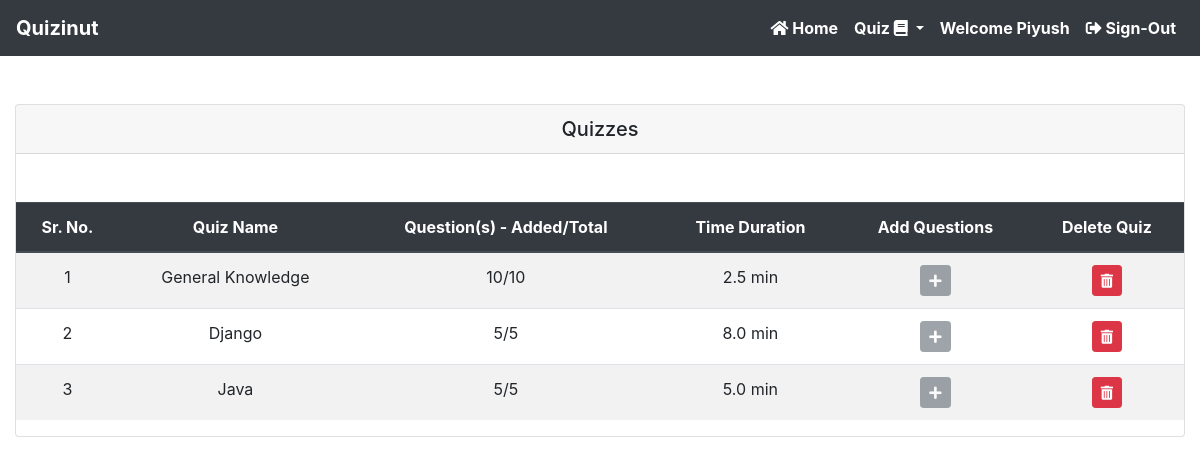
Page /view-quizzes/ (signed in) on the earlier database version.
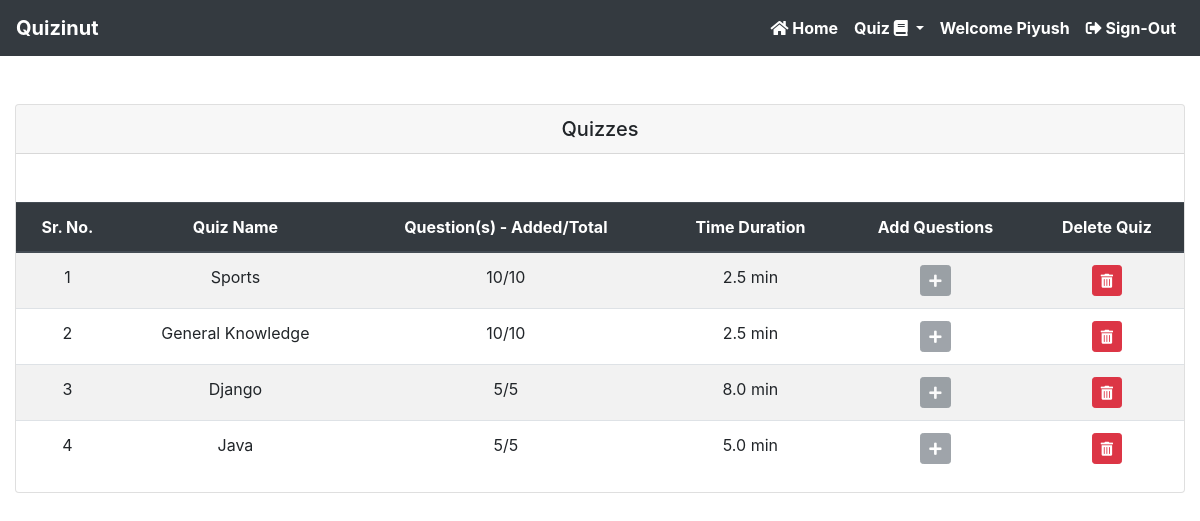
Same page on the later database version.
### quiz/models.py (models this page shows, shortened)
class Quiz(models.Model):
    teacher = models.ForeignKey(Teacher, on_delete=models.CASCADE, null=True)
    quiz_name = models.CharField(max_length=200, null=True)
    total_question = models.IntegerField(null=True)
    added_question = models.IntegerField(null=True)
    total_marks = models.IntegerField(null=True)
    time_duration = models.FloatField(null=True)
    timestamp = models.DateTimeField(auto_now_add=True)

### quiz/permission.py (the view)
    def wrap(request, *args, **kwargs):
        if request.user.role == 'teacher':
            return function(request, *args, **kwargs)
        else:
            raise PermissionDenied

### quiz/permission.py (called while the page is built)
def user_is_teacher(function):
    def wrap(request, *args, **kwargs):
        if request.user.role == 'teacher':
            return function(request, *args, **kwargs)
        else:
            raise PermissionDenied
    return wrap

### quiz/views.py (called while the page is built)
@login_required(login_url='/teacher-login')
@user_is_teacher
def view_quizzes(request):
    quizzes = Quiz.objects.all().order_by('-timestamp')
    context = {
        'quizzes': quizzes
    }
    return render(request, 'teacher/view_quizzes.html', context)

### quiz/templates/teacher/view_quizzes.html (shortened to what this page needs)
{% extends 'common/base.html' %}
{% block body %}
    <div class="container-fluid" style="margin-bottom: 200px">
        <div class="row mt-5">
            <div class="col-lg-12 mb-5">
                <div class="card table-responsive-sm">
                    <h5 class="card-header text-center">Quizzes</h5>
                    <table class="table text-center mt-5 table-responsive-sm table-striped">
                        <thead class="thead-dark">
                        <tr>
                            <th scope="col">Sr. No.</th>
                            <th scope="col">Quiz Name</th>
                            <th scope="col">Question(s) - Added/Total</th>
                            <th scope="col">Time Duration</th>
                            <th scope="col">Add Questions</th>
                            <th scope="col">Delete Quiz</th>
                        </tr>
                        </thead>
                        <tbody>
                        {% for quiz in quizzes %}
                            <tr>
                                <td>{{ forloop.counter }}</td>
                                <td>{{ quiz.quiz_name }}</td>
                                <td>{{ quiz.added_question }}/{{ quiz.total_question }}</td>
                                <td>{{ quiz.time_duration }} min</td>
                                <td>
                                    {% if quiz.added_question == quiz.total_question %}
                                        <button class="btn btn-sm btn-secondary" disabled="disabled"
                                                style="cursor: default">
                                            <i class="fas fa-plus"></i>
                                        </button>
                                    {% else %}
                                        <a class="btn btn-primary btn-sm" href="{% url 'addQuestion' quiz.id %}"
                                           role="button"><i class="fas fa-plus"></i></a>
                                    {% endif %}
                                </td>
                                <td>
                                    <a class="btn btn-danger btn-sm" href="{% url 'deleteQuiz' quiz.id %}"
                                       role="button"><i class="fas fa-trash-alt"></i></a>
                                </td>
                            </tr>
                        {% endfor %}
                        </tbody>
                    </table>
                </div>
            </div>
        </div>
    </div>
{% endblock %}

Differences in the rows shown:
added Quiz: quiz_name "Sports", added_question "10", total_question "10", time_duration "2.5"
